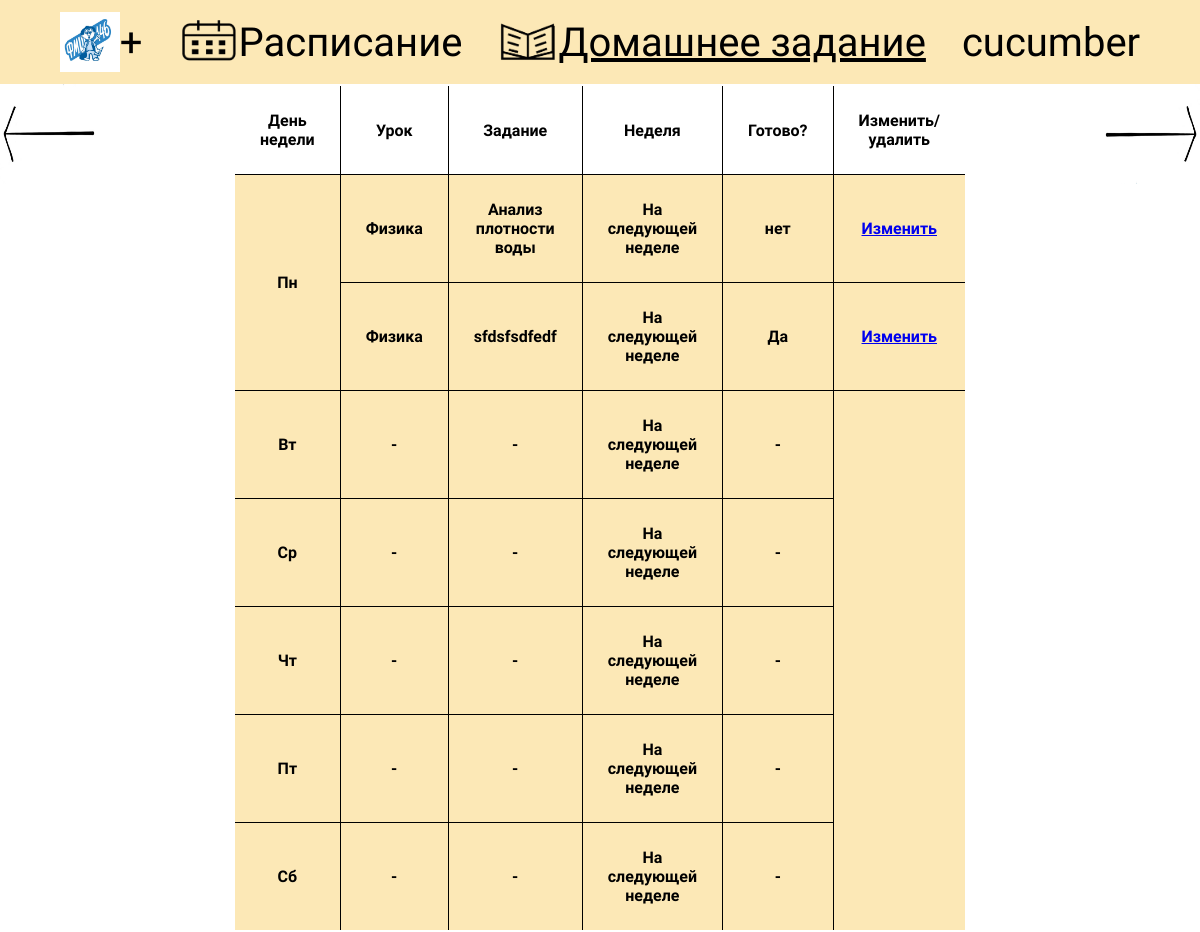
/homework/1 (signed in), run on the app's committed database.
### Timary/data/models/users.py (models this page shows, shortened)
class User(SqlAlchemyBase, UserMixin, SerializerMixin):
    __tablename__ = 'users'
    id = Column(Integer, primary_key=True, autoincrement=True)
    login = Column(String)
    name = Column(String)
    email = Column(String, index=True, unique=True)
    hashed_password = Column(String)
    theme = Column(String)
    timetable = orm.relationship('Timetable', back_populates='user', foreign_keys='Timetable.id')
    homework = orm.relationship('Homework', back_populates='user', foreign_keys='Homework.id')

### Timary/data/models/homework.py (models this page shows)
class Homework(SqlAlchemyBase, SerializerMixin):
    __tablename__ = 'homework'
    id = Column(Integer, ForeignKey('users.id'))
    homework_id = Column(Integer, primary_key=True, autoincrement=True)
    task = Column(String)
    lesson = Column(String)
    day_of_week = Column(String)
    num_of_week = Column(String)
    ready = Column(String)
    file = Column(String)
    user_id = Column(Integer, ForeignKey("users.id"))
    user = orm.relationship('User', foreign_keys=[id])

### Timary/application.py (the view)
@app.route('/homework/<num_of_week>')
def homework(num_of_week):
    if current_user.is_anonymous:
        return render_template('homework.html', len_task=0)
    if num_of_week != '0' and num_of_week != '1' and num_of_week != '2' and num_of_week != '-1' and num_of_week != '-2':
        return redirect('/homework/0')
    db = db_session.create_session()
    tasks = db.query(Homework).filter(Homework.id == current_user.id).all()
    tasks1 = []
    tasks2 = []
    tasks3 = []
    tasks4 = []
    tasks5 = []
    tasks6 = []
    for task in tasks:
        if task.day_of_week == '1' and task.num_of_week == num_of_week:
            tasks1.append(task)
        elif task.day_of_week == '2' and task.num_of_week == num_of_week:
            tasks2.append(task)
        elif task.day_of_week == '3' and task.num_of_week == num_of_week:
            tasks3.append(task)
        elif task.day_of_week == '4' and task.num_of_week == num_of_week:
            tasks4.append(task)
        elif task.day_of_week == '5' and task.num_of_week == num_of_week:
            tasks5.append(task)
        elif task.day_of_week == '6' and task.num_of_week == num_of_week:
            tasks6.append(task)
    next_num = str(int(num_of_week) + 1)
    previous_num = str(int(num_of_week) - 1)
    if num_of_week == '0':
        message_of_week = 'На этой неделе'
    elif num_of_week == '-1':
        message_of_week = 'На предыдушей неделе'
    elif num_of_week == '-2':
        message_of_week = 'На позапрошлой неделе'
    elif num_of_week == '1':
        message_of_week = 'На следующей неделе'
    elif num_of_week == '2':
        message_of_week = 'На неделе после следующей'
    if tasks:
        db.close()
        return render_template('homework.html', tasks=tasks, len_task=len(tasks), tasks1=tasks1, tasks2=tasks2,
                               tasks3=tasks3, tasks4=tasks4, tasks5=tasks5, tasks6=tasks6,
                               len_task1=len(tasks1), len_task2=len(tasks2), len_task3=len(tasks3),
                               len_task4=len(tasks4), len_task5=len(tasks5), len_task6=len(tasks6),
                               num_of_week=num_of_week, next_num=next_num,
                               previous_num=previous_num, message_of_week=message_of_week)
    else:
        db.close()
        return render_template('homework.html', tasks=tasks, len_task=0, num_of_week=num_of_week,
                               next_num=next_num, previous_num=previous_num, message_of_week=message_of_week)

### Timary/application.py (called while the page is built)
@login_manager.user_loader
def load_user(user_id):
    db = db_session.create_session()
    user = db.query(User).get(user_id)
    return user

### Timary/data/db_session.py (called while the page is built)
def create_session() -> orm.Session:
    global __factory
    return __factory()

### Timary/templates/homework.html (shortened to what this page needs)
<!DOCTYPE html>
<html lang="ru">
    <head>
        <link href="../static/css/main.css" rel="stylesheet" type="text/css">
    </head>
    <body>
        <header class="up-block">
             <div class="fixed-container">
                <nav class="up-text">
                    <img src="../static/img/146__2.jpg" style="width: 5%; height: 5%; margin: auto 0";></img>
                    <a href="/add_homework/0" style="padding: 0 3% 0 0">+</a>
                    <img src="../static/img/timetable.png" style="width: 5%; height: 5%; margin: auto 0";></img>
                    <a href="/timetable/0" style="padding: 0 3% 0 0">Раcписание</a>
                    <img src="../static/img/homework.png" style="width: 5%; height: 5%; margin: auto 0"></img>
                    <a href="/homework/0" style="padding: 0 3% 0 0"><u>Домашнее задание</u></a>
                    {% if current_user.is_authenticated %}
                    <a href="/user_info">{{ current_user.name }}</a>
                    {% else %}
                    <a href="/register"> Вход/Регистрация </a>
                    {% endif %}
                </nav>
             </div>
        </header>
        {% if len_task == 0 %}
    <p class="text">Нажмите + чтобы добавить задание</p>
        {% else %}
<table align="center" cellpadding="100%" bgcolor="#FCE8B6" bordercolor="#FFFFFF" frame="border"
 rules="all">
    {% if num_of_week != '-2' %}
    <a href="/homework/{{ previous_num }}"><img src="../static/img/arrow_previous.jpg" alt="" style="width: 100px; height: 100px; float:left"></img></a>
    {% else %}
    <img src="../static/img/rectangle_next.jpg" alt="" style="width: 100px; height: 100px; float:left"></img>
    {% endif %}
    <tr bgcolor="#FFFFFF">
        <th width="5%">День недели</th>
        <th>Урок</th>
        <th>Задание</th>
        <th>Неделя</th>
        <th>Готово?</th>
        <th>Изменить/удалить</th>
   </tr>
    {% if len_task1 == 0 %}
    <tr>
        <th> Пн</th>
        <th> -</th>
        <th> -</th>
        <th> {{ message_of_week }}</th>
        <th> -</th>
    </tr>
    {% else %}
    {% for i in range(len_task1) %}
    <tr>
        {% if i == 0 %}
        <th rowspan={{ len_task1 }}> Пн</th>
        {% endif %}
        <th> {{ tasks1[i].lesson }}</th>
        <th> {{ tasks1[i].task }}</th>
        <th> {{ message_of_week }}</th>
        <th> {{ tasks1[i].ready }}</th>
        <th><a href="/add_homework/{{ tasks1[i].homework_id }}"> Изменить</a></th>
   </tr>
    {% endfor %}
    {% endif %}
    {% if len_task2 == 0 %}
    <tr>
        <th> Вт</th>
        <th> -</th>
        <th> -</th>
        <th> {{ message_of_week }}</th>
        <th> -</th>
    </tr>
    {% endif %}
    {% if len_task3 == 0 %}
    <tr>
        <th> Ср</th>
        <th> -</th>
        <th> -</th>
        <th> {{ message_of_week }}</th>
        <th> -</th>
    </tr>
    {% endif %}
    {% if len_task4 == 0 %}
    <tr>
        <th> Чт</th>
        <th> -</th>
        <th> -</th>
        <th> {{ message_of_week }}</th>
        <th> -</th>
    </tr>
    {% endif %}
    {% if len_task5 == 0 %}
    <tr>
        <th> Пт</th>
        <th> -</th>
        <th> -</th>
        <th> {{ message_of_week }}</th>
        <th> -</th>
    </tr>
    {% endif %}
    {% if len_task6 == 0 %}
    <tr>
        <th> Сб</th>
        <th> -</th>
        <th> -</th>
        <th> {{ message_of_week }}</th>
        <th> -</th>
    </tr>
    {% endif %}
    {% if num_of_week != '2' %}
    <a href="/homework/{{ next_num }}"><img src="../static/img/arrow_next.jpg" alt="" style="width: 100px; height: 100px; float:right"></img></a>
    {% else %}
    <img src="../static/img/rectangle_next.jpg" alt="" style="width: 100px; height: 100px; float:right"></img>
    {% endif %}
    {% endif %}
    </body>
</html>

### Timary/static/css/main.css (style rules this page uses)
html, body { margin: 0; padding: 0; }
.fixed-container { width: 100%; margin: 0 auto; height: 100%; padding: 1% 0; }
nav a { font-size: 40px; margin-right: 50px; color: black; text-decoration: none; margin: auto 0; }
.up-text { width: 100%; display: flex; justify-content: center; }
.up-block { height: 100%; align-items: center; }
body { --background-color: #FCE8B6; --text-color: #000000; }
:root { --dark-background-color: #111111; --dark-text-color: #eeeeee; }
* { font-family: 'Amatic SC'; }
.up-block { background-color: #FCE8B6; }
TABLE { width: 50%; height: 50%; border-collapse: collapse; border: 2px solid white; bordercolor: #000000; }
TD, TH { padding: 25px; border: 1px solid; text-align: center; }

### data on the page
User: name "cucumber"
Homework: lesson "Физика", task "Анализ плотности воды", ready "нет"
Homework: lesson "Физика", task "sfdsfsdfedf", ready "Да"

### other printed values
{{ message_of_week }} "На следующей неделе" "На следующей неделе"
{{ message_of_week }} "На следующей неделе"
